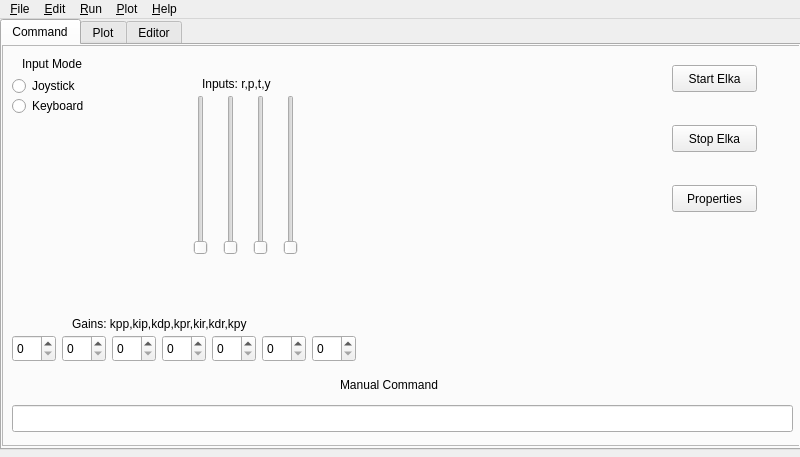
<?xml version="1.0" encoding="UTF-8"?>
<ui version="4.0">
 <class>ElkaMainWindow</class>
 <widget class="QMainWindow" name="ElkaMainWindow">
  <property name="geometry">
   <rect>
    <x>0</x>
    <y>0</y>
    <width>800</width>
    <height>457</height>
   </rect>
  </property>
  <property name="windowTitle">
   <string>ElkaMainWindow</string>
  </property>
  <widget class="QWidget" name="centralWidget">
   <widget class="QTabWidget" name="tab_widget">
    <property name="geometry">
     <rect>
      <x>0</x>
      <y>0</y>
      <width>801</width>
      <height>431</height>
     </rect>
    </property>
    <property name="currentIndex">
     <number>0</number>
    </property>
    <property name="documentMode">
     <bool>false</bool>
    </property>
    <widget class="QWidget" name="Command">
     <attribute name="title">
      <string>Command</string>
     </attribute>
     <widget class="QFrame" name="frame">
      <property name="geometry">
       <rect>
        <x>0</x>
        <y>0</y>
        <width>801</width>
        <height>401</height>
       </rect>
      </property>
      <property name="frameShape">
       <enum>QFrame::StyledPanel</enum>
      </property>
      <property name="frameShadow">
       <enum>QFrame::Raised</enum>
      </property>
      <widget class="QSpinBox" name="gains_kpp">
       <property name="geometry">
        <rect>
         <x>10</x>
         <y>290</y>
         <width>44</width>
         <height>27</height>
        </rect>
       </property>
      </widget>
      <widget class="QLabel" name="gains_label">
       <property name="geometry">
        <rect>
         <x>70</x>
         <y>270</y>
         <width>201</width>
         <height>17</height>
        </rect>
       </property>
       <property name="text">
        <string>Gains: kpp,kip,kdp,kpr,kir,kdr,kpy</string>
       </property>
      </widget>
      <widget class="QSpinBox" name="gains_kip">
       <property name="geometry">
        <rect>
         <x>60</x>
         <y>290</y>
         <width>44</width>
         <height>27</height>
        </rect>
       </property>
      </widget>
      <widget class="QSpinBox" name="gains_kdp">
       <property name="geometry">
        <rect>
         <x>110</x>
         <y>290</y>
         <width>44</width>
         <height>27</height>
        </rect>
       </property>
      </widget>
      <widget class="QSpinBox" name="gains_kpr">
       <property name="geometry">
        <rect>
         <x>160</x>
         <y>290</y>
         <width>44</width>
         <height>27</height>
        </rect>
       </property>
      </widget>
      <widget class="QSpinBox" name="gains_kir">
       <property name="geometry">
        <rect>
         <x>210</x>
         <y>290</y>
         <width>44</width>
         <height>27</height>
        </rect>
       </property>
      </widget>
      <widget class="QSpinBox" name="gains_kdr">
       <property name="geometry">
        <rect>
         <x>260</x>
         <y>290</y>
         <width>44</width>
         <height>27</height>
        </rect>
       </property>
      </widget>
      <widget class="QSpinBox" name="gains_kpy">
       <property name="geometry">
        <rect>
         <x>310</x>
         <y>290</y>
         <width>44</width>
         <height>27</height>
        </rect>
       </property>
      </widget>
      <widget class="QLabel" name="input_mode_label">
       <property name="geometry">
        <rect>
         <x>20</x>
         <y>10</y>
         <width>71</width>
         <height>17</height>
        </rect>
       </property>
       <property name="text">
        <string>Input Mode</string>
       </property>
      </widget>
      <widget class="QRadioButton" name="joystick_input_button">
       <property name="geometry">
        <rect>
         <x>10</x>
         <y>30</y>
         <width>105</width>
         <height>22</height>
        </rect>
       </property>
       <property name="text">
        <string>Joystick</string>
       </property>
      </widget>
      <widget class="QRadioButton" name="keyboard_input_button">
       <property name="geometry">
        <rect>
         <x>10</x>
         <y>50</y>
         <width>105</width>
         <height>22</height>
        </rect>
       </property>
       <property name="text">
        <string>Keyboard</string>
       </property>
      </widget>
      <widget class="QLineEdit" name="manual_input_line">
       <property name="geometry">
        <rect>
         <x>10</x>
         <y>360</y>
         <width>781</width>
         <height>27</height>
        </rect>
       </property>
      </widget>
      <widget class="QLabel" name="manual_input_label">
       <property name="geometry">
        <rect>
         <x>338</x>
         <y>330</y>
         <width>111</width>
         <height>20</height>
        </rect>
       </property>
       <property name="text">
        <string>Manual Command</string>
       </property>
      </widget>
      <widget class="QPushButton" name="stop_elka_button">
       <property name="geometry">
        <rect>
         <x>670</x>
         <y>80</y>
         <width>85</width>
         <height>27</height>
        </rect>
       </property>
       <property name="text">
        <string>Stop Elka</string>
       </property>
      </widget>
      <widget class="QPushButton" name="start_elka_button">
       <property name="geometry">
        <rect>
         <x>670</x>
         <y>20</y>
         <width>85</width>
         <height>27</height>
        </rect>
       </property>
       <property name="text">
        <string>Start Elka</string>
       </property>
      </widget>
      <widget class="QPushButton" name="pushButton">
       <property name="geometry">
        <rect>
         <x>670</x>
         <y>140</y>
         <width>85</width>
         <height>27</height>
        </rect>
       </property>
       <property name="text">
        <string>Properties</string>
       </property>
      </widget>
      <widget class="QSlider" name="thrust_slider">
       <property name="geometry">
        <rect>
         <x>190</x>
         <y>50</y>
         <width>18</width>
         <height>160</height>
        </rect>
       </property>
       <property name="orientation">
        <enum>Qt::Vertical</enum>
       </property>
      </widget>
      <widget class="QSlider" name="roll_slider">
       <property name="geometry">
        <rect>
         <x>220</x>
         <y>50</y>
         <width>18</width>
         <height>160</height>
        </rect>
       </property>
       <property name="orientation">
        <enum>Qt::Vertical</enum>
       </property>
      </widget>
      <widget class="QSlider" name="pitch_slider">
       <property name="geometry">
        <rect>
         <x>250</x>
         <y>50</y>
         <width>18</width>
         <height>160</height>
        </rect>
       </property>
       <property name="orientation">
        <enum>Qt::Vertical</enum>
       </property>
      </widget>
      <widget class="QSlider" name="yaw_slider">
       <property name="geometry">
        <rect>
         <x>280</x>
         <y>50</y>
         <width>18</width>
         <height>160</height>
        </rect>
       </property>
       <property name="orientation">
        <enum>Qt::Vertical</enum>
       </property>
      </widget>
      <widget class="QLabel" name="input_cmds_label">
       <property name="geometry">
        <rect>
         <x>200</x>
         <y>30</y>
         <width>81</width>
         <height>17</height>
        </rect>
       </property>
       <property name="text">
        <string>Inputs: r,p,t,y</string>
       </property>
      </widget>
     </widget>
    </widget>
    <widget class="QWidget" name="Plot">
     <attribute name="title">
      <string>Plot</string>
     </attribute>
     <widget class="QPushButton" name="parse_log_button">
      <property name="geometry">
       <rect>
        <x>10</x>
        <y>30</y>
        <width>85</width>
        <height>27</height>
       </rect>
      </property>
      <property name="text">
       <string>Parse Log</string>
      </property>
     </widget>
     <widget class="QTreeWidget" name="data_sets_tree">
      <property name="geometry">
       <rect>
        <x>510</x>
        <y>10</y>
        <width>281</width>
        <height>191</height>
       </rect>
      </property>
      <column>
       <property name="text">
        <string>Current Data Sets</string>
       </property>
      </column>
      <item>
       <property name="text">
        <string>Inputs</string>
       </property>
      </item>
      <item>
       <property name="text">
        <string>Outputs</string>
       </property>
      </item>
      <item>
       <property name="text">
        <string>Gains</string>
       </property>
      </item>
      <item>
       <property name="text">
        <string>Acks</string>
       </property>
      </item>
      <item>
       <property name="text">
        <string>Drops</string>
       </property>
      </item>
     </widget>
     <widget class="QPushButton" name="save_log_button">
      <property name="geometry">
       <rect>
        <x>10</x>
        <y>90</y>
        <width>85</width>
        <height>27</height>
       </rect>
      </property>
      <property name="text">
       <string>Save Log</string>
      </property>
     </widget>
     <widget class="QPushButton" name="export_data_button">
      <property name="geometry">
       <rect>
        <x>10</x>
        <y>150</y>
        <width>85</width>
        <height>27</height>
       </rect>
      </property>
      <property name="text">
       <string>Export Data</string>
      </property>
     </widget>
     <widget class="QPushButton" name="pushButton_2">
      <property name="geometry">
       <rect>
        <x>10</x>
        <y>210</y>
        <width>85</width>
        <height>27</height>
       </rect>
      </property>
      <property name="text">
       <string>Plot Data</string>
      </property>
     </widget>
    </widget>
    <widget class="QWidget" name="Editor">
     <attribute name="title">
      <string>Editor</string>
     </attribute>
     <widget class="QTextBrowser" name="scripts_text_browser">
      <property name="geometry">
       <rect>
        <x>0</x>
        <y>0</y>
        <width>801</width>
        <height>401</height>
       </rect>
      </property>
      <property name="frameShape">
       <enum>QFrame::Box</enum>
      </property>
      <property name="undoRedoEnabled">
       <bool>true</bool>
      </property>
      <property name="lineWrapMode">
       <enum>QTextEdit::WidgetWidth</enum>
      </property>
      <property name="readOnly">
       <bool>false</bool>
      </property>
     </widget>
    </widget>
   </widget>
  </widget>
  <widget class="QMenuBar" name="menuBar">
   <property name="geometry">
    <rect>
     <x>0</x>
     <y>0</y>
     <width>800</width>
     <height>27</height>
    </rect>
   </property>
   <widget class="QMenu" name="menu_File">
    <property name="title">
     <string>&amp;File</string>
    </property>
    <addaction name="action_New"/>
    <addaction name="action_Open_2"/>
    <addaction name="action_Save_As"/>
    <addaction name="action_Save"/>
    <addaction name="separator"/>
    <addaction name="action_Exit_3"/>
   </widget>
   <widget class="QMenu" name="menu_Edit">
    <property name="title">
     <string>&amp;Edit</string>
    </property>
    <addaction name="action_Undo"/>
    <addaction name="action_Redo"/>
    <addaction name="separator"/>
    <addaction name="action_Cut"/>
    <addaction name="action_Paste"/>
    <addaction name="action_Paste_2"/>
   </widget>
   <widget class="QMenu" name="menu_Run">
    <property name="title">
     <string>&amp;Run</string>
    </property>
    <widget class="QMenu" name="menuInput_Mode">
     <property name="title">
      <string>Input Mode</string>
     </property>
     <addaction name="action_Joystick"/>
     <addaction name="action_Keyboard"/>
    </widget>
    <addaction name="menuInput_Mode"/>
    <addaction name="action_Set_Gains"/>
    <addaction name="separator"/>
    <addaction name="actionStart_Elka"/>
    <addaction name="action_Stop_Elka"/>
    <addaction name="separator"/>
    <addaction name="actionProperties_2"/>
   </widget>
   <widget class="QMenu" name="menu_Help">
    <property name="title">
     <string>&amp;Help</string>
    </property>
    <addaction name="action_Help_Dialogs"/>
    <addaction name="actionProperties"/>
   </widget>
   <widget class="QMenu" name="menu_Plot">
    <property name="title">
     <string>&amp;Plot</string>
    </property>
    <addaction name="action_Parse_Log"/>
    <addaction name="action_Save_Log"/>
    <addaction name="action_Export_Data"/>
    <addaction name="action_Plot_Data"/>
   </widget>
   <addaction name="menu_File"/>
   <addaction name="menu_Edit"/>
   <addaction name="menu_Run"/>
   <addaction name="menu_Plot"/>
   <addaction name="menu_Help"/>
  </widget>
  <action name="action_Open">
   <property name="text">
    <string>&amp;Open</string>
   </property>
  </action>
  <action name="action_Open_2">
   <property name="text">
    <string>&amp;Open</string>
   </property>
  </action>
  <action name="action_New">
   <property name="text">
    <string>&amp;New</string>
   </property>
   <property name="shortcut">
    <string>Ctrl+N</string>
   </property>
  </action>
  <action name="action_Save_As">
   <property name="text">
    <string>&amp;Save As</string>
   </property>
  </action>
  <action name="action_Save">
   <property name="text">
    <string>&amp;Save</string>
   </property>
  </action>
  <action name="action_Exit">
   <property name="text">
    <string>&amp;Exit</string>
   </property>
  </action>
  <action name="action_Exit_2">
   <property name="text">
    <string>&amp;Help</string>
   </property>
  </action>
  <action name="action_Exit_3">
   <property name="text">
    <string>&amp;Exit</string>
   </property>
  </action>
  <action name="action_Undo">
   <property name="text">
    <string>&amp;Undo</string>
   </property>
  </action>
  <action name="action_Redo">
   <property name="text">
    <string>&amp;Redo</string>
   </property>
  </action>
  <action name="action_Cut">
   <property name="text">
    <string>&amp;Cut</string>
   </property>
  </action>
  <action name="action_Paste">
   <property name="text">
    <string>&amp;Copy</string>
   </property>
  </action>
  <action name="action_Paste_2">
   <property name="text">
    <string>&amp;Paste</string>
   </property>
  </action>
  <action name="action_Joystick">
   <property name="checkable">
    <bool>true</bool>
   </property>
   <property name="text">
    <string>&amp;Joystick</string>
   </property>
  </action>
  <action name="action_Keyboard">
   <property name="checkable">
    <bool>true</bool>
   </property>
   <property name="text">
    <string>&amp;Keyboard</string>
   </property>
  </action>
  <action name="action_Help_Dialogs">
   <property name="text">
    <string>&amp;Help Dialogs</string>
   </property>
  </action>
  <action name="actionProperties">
   <property name="text">
    <string>Properties</string>
   </property>
  </action>
  <action name="action_Start_Elka">
   <property name="text">
    <string>&amp;Start Elka</string>
   </property>
  </action>
  <action name="action_Parse_Log">
   <property name="text">
    <string>&amp;Parse Log</string>
   </property>
  </action>
  <action name="action_Save_Log">
   <property name="text">
    <string>&amp;Save Log</string>
   </property>
  </action>
  <action name="action_Export_Data">
   <property name="text">
    <string>&amp;Export Data</string>
   </property>
  </action>
  <action name="action_Plot_Data">
   <property name="text">
    <string>&amp;Plot Data</string>
   </property>
  </action>
  <action name="actionProperties_2">
   <property name="text">
    <string>Properties</string>
   </property>
  </action>
  <action name="actionStart_Elka">
   <property name="text">
    <string>Start Elka</string>
   </property>
  </action>
  <action name="action_Stop_Elka">
   <property name="text">
    <string>&amp;Stop Elka</string>
   </property>
  </action>
  <action name="action_Set_Gains">
   <property name="text">
    <string>&amp;Set Gains</string>
   </property>
  </action>
 </widget>
 <layoutdefault spacing="6" margin="11"/>
 <resources/>
 <connections/>
</ui>
